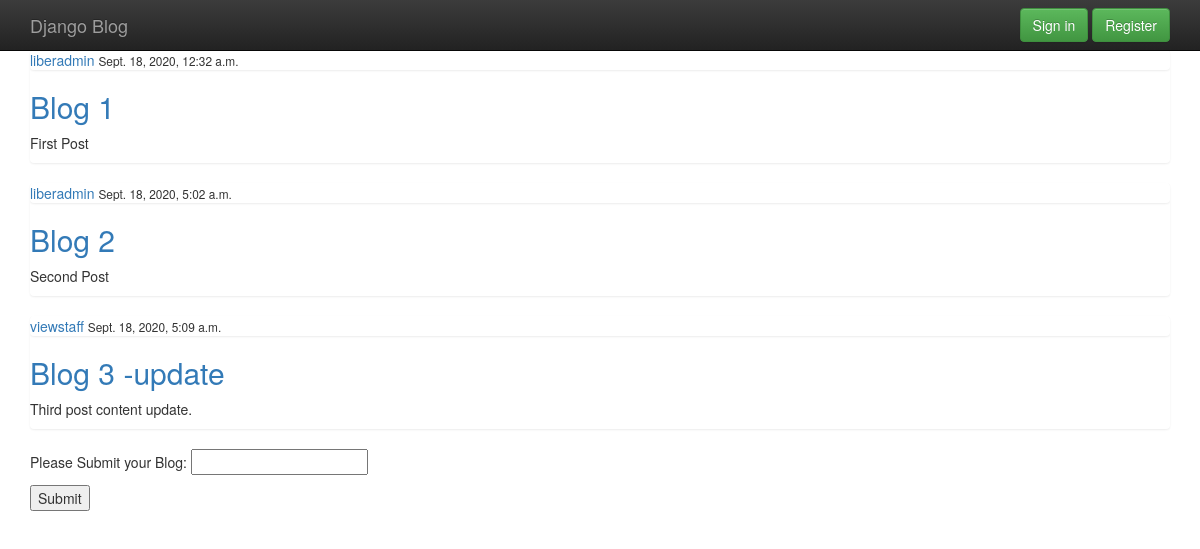
Screenshot of /business with the database file from the repository.
### blog/models.py (models this page shows, shortened)
class Post(models.Model):
    title = models.CharField(max_length=100)
    content = models.TextField()
    date_posted = models.DateTimeField(default=timezone.now)
    author = models.ForeignKey(User, on_delete=models.CASCADE)

### blog/views.py (the view)
# urls.py: path('business', views.business, name='business'),
def business(request):
    context = {
        'posts' : Post.objects.all()
    }
    return render(request, "blog/business.html", context)

### blog/templates/blog/business.html (shortened to what this page needs)
{% extends 'blog/base.html' %}
{% block content %}
<section class="container">
{% for post in posts %}
    <div class="list-group">
        <article>
            <div class="media-body">
                <div class="list-group">
                    <a href="#">{{ post.author }}</a>
                    <small>{{ post.date_posted }}</small>
                </div>
                <h2><a href="#">{{ post.title }}</a></h2>
                <p>{{ post.content }}</p>
            </div>
        </article>
    </div>
{% endfor %}
</section>
<section class="container">
    <form action="" method="post">
        <p>
            Please Submit your Blog:
            <input type="text" name="url">
        </p>
        <p>
            <button type="submit">Submit</button>
        </p>
    </form>
</section>
{% endblock content %}

### blog/templates/blog/base.html (shortened to what this page needs)
<!doctype html>
<html class="no-js" lang="">
    <head>
        <link rel="stylesheet" href="/static/blog/css/bootstrap.min.css">
        <link rel="stylesheet" href="/static/blog/css/bootstrap-theme.min.css">
        <link rel="stylesheet" href="/static/blog/css/main.css">
    </head>
    <body>
    <nav class="navbar navbar-inverse navbar-fixed-top" role="navigation">
      <div class="container">
        <div class="navbar-header">
          <a class="navbar-brand" href="/">Django Blog</a>
        </div>
        <div id="navbar" class="navbar-collapse collapse">
        {% if user.is_authenticated %}
            <form class="navbar-form navbar-right" role="form">
              <a class="btn btn-success" href="{% url 'profile' %}" role="button">Profile</a>
              <a class="btn btn-success" href="{% url 'logout'%}" role="button">Sign out</a>
            </form>
        {% else %}
            <form class="navbar-form navbar-right" role="form">
              <a class="btn btn-success" href="{% url 'login' %}" role="button">Sign in</a>
              <a class="btn btn-success" href="{% url 'register' %}" role="button">Register</a>
            </form>
        {% endif%}
        </div>
      </div>
    </nav>
    {% block content %}
    {% endblock %}
    </body>
</html>

### users/static/blog/css/main.css (style rules this page uses)
h2,h3,h4,h5,h6 { color: #b30000; }

### blog/templates/blog/base.html (style rules this page uses)
body { padding-top: 50px; padding-bottom: 20px; }

### rows the page displays
Post: author "liberadmin", date_posted "Sept. 18, 2020, 12:32 a.m.", title "Blog 1", content "First Post"
Post: author "liberadmin", date_posted "Sept. 18, 2020, 5:02 a.m.", title "Blog 2", content "Second Post"
Post: author "viewstaff", date_posted "Sept. 18, 2020, 5:09 a.m.", title "Blog 3 -update", content "Third post content update."
